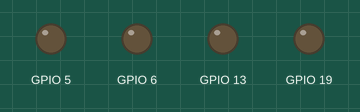
Recording of a program running on a simulated Raspberry Pi (BCM pin numbers). On the bench: output pins drawn as LEDs (lit = HIGH).

Above: at 0.5 s.
At 2.5 s:
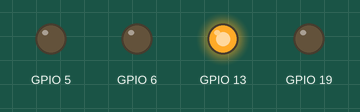
At 3.5 s:
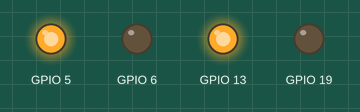
At 5.5 s:
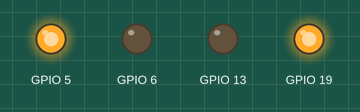
At 8.5 s:
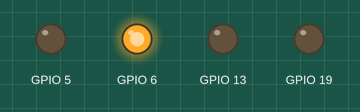
At 11.5 s:
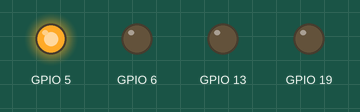
Timing chart, 0 to 13.0 s (numbered marks = the images above):
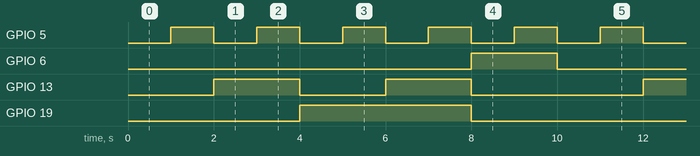

Measured:
- by itself, GPIO 5: alternates HIGH for 1.0 s and LOW for 1.0 s
- by itself, GPIO 6: alternates HIGH for 2.0 s and LOW for 8.0 s
- by itself, GPIO 13: repeats every 10.0 s: LOW 2.0 s, HIGH 2.0 s, LOW 4.0 s, HIGH 2.0 s
- by itself, GPIO 19: alternates HIGH for 4.0 s and LOW for 6.0 s

The program:

nixie2.py
```python
import RPi.GPIO as GPIO
GPIO.setmode(GPIO.BCM)
import time

a = 5
d = 6
b = 13
c = 19

A = 5
D = 6
B = 13
C = 19

BCD = [0000,0001,0010,0011,0100,0101,0110,0111,1000,1001]

pin = ""
level = ""

#Setup my channels
GPIO.setup(a, GPIO.OUT)
GPIO.setup(d, GPIO.OUT)
GPIO.setup(b, GPIO.OUT)
GPIO.setup(c, GPIO.OUT)

GPIO.output(a, GPIO.LOW)
GPIO.output(b, GPIO.LOW)
GPIO.output(c, GPIO.LOW)
GPIO.output(d, GPIO.LOW)

try:
	while True:
		# set address of the tube cathode '0':
                		            #   ___
		GPIO.output(A,GPIO.LOW)     #  |   |
		GPIO.output(B,GPIO.LOW)     #  |   |
		GPIO.output(C,GPIO.LOW)     #  |   |
		GPIO.output(D,GPIO.LOW)     #  |___|
		time.sleep(1)
		# set address of the tube cathode '1':
		GPIO.output(A,GPIO.HIGH)    #   /|
		GPIO.output(B,GPIO.LOW)     #  / |
		GPIO.output(C,GPIO.LOW)     #    |
		GPIO.output(D,GPIO.LOW)     #    |
		time.sleep(1)
		# set address of the tube cathode '2':
		                            #   ___
		GPIO.output(A,GPIO.LOW)     #      |
		GPIO.output(B,GPIO.HIGH)    #   ___|
		GPIO.output(C,GPIO.LOW)     #  |
		GPIO.output(D,GPIO.LOW)     #  |___
		time.sleep(1)
		# set address of the tube cathode '3':
		                            #   ___
		GPIO.output(A,GPIO.HIGH)    #      |
		GPIO.output(B,GPIO.HIGH)    #   ___|
		GPIO.output(C,GPIO.LOW)     #      |
		GPIO.output(D,GPIO.LOW)     #   ___|
		time.sleep(1)
		# set address of the tube cathode '4':
		GPIO.output(A,GPIO.LOW)     #  |   |
		GPIO.output(B,GPIO.LOW)     #  |___|
		GPIO.output(C,GPIO.HIGH)    #      |
		GPIO.output(D,GPIO.LOW)     #      |
		time.sleep(1)
		# set address of the tube cathode '5':
		                            #   ___
		GPIO.output(A,GPIO.HIGH)    #  |
		GPIO.output(B,GPIO.LOW)     #  |___
		GPIO.output(C,GPIO.HIGH)    #      |
		GPIO.output(D,GPIO.LOW)     #   ___|
		time.sleep(1)
		# set address of the tube cathode '6':
		                            #   ___
		GPIO.output(A,GPIO.LOW)     #  |
		GPIO.output(B,GPIO.HIGH)    #  |___
		GPIO.output(C,GPIO.HIGH)    #  |   |
		GPIO.output(D,GPIO.LOW)     #  |___|
		time.sleep(1)
		# set address of the tube cathode '7':
		                            #   ___
		GPIO.output(A,GPIO.HIGH)    #      |
		GPIO.output(B,GPIO.HIGH)    #      |
		GPIO.output(C,GPIO.HIGH)    #      |
		GPIO.output(D,GPIO.LOW)     #      |
		time.sleep(1)
		# set address of the tube cathode '8':
		                            #   ___
		GPIO.output(A,GPIO.LOW)     #  |   |
		GPIO.output(B,GPIO.LOW)     #  |___|
		GPIO.output(C,GPIO.LOW)     #  |   |
		GPIO.output(D,GPIO.HIGH)    #  |___|
		time.sleep(1)
		# set address of the tube cathode '9':
		                            #   ___
		GPIO.output(A,GPIO.HIGH)    #  |   |
		GPIO.output(B,GPIO.LOW)     #  |___|
		GPIO.output(C,GPIO.LOW)     #      |
		GPIO.output(D,GPIO.HIGH)    #   ___|
		time.sleep(1)

finally:
	GPIO.cleanup()
```
